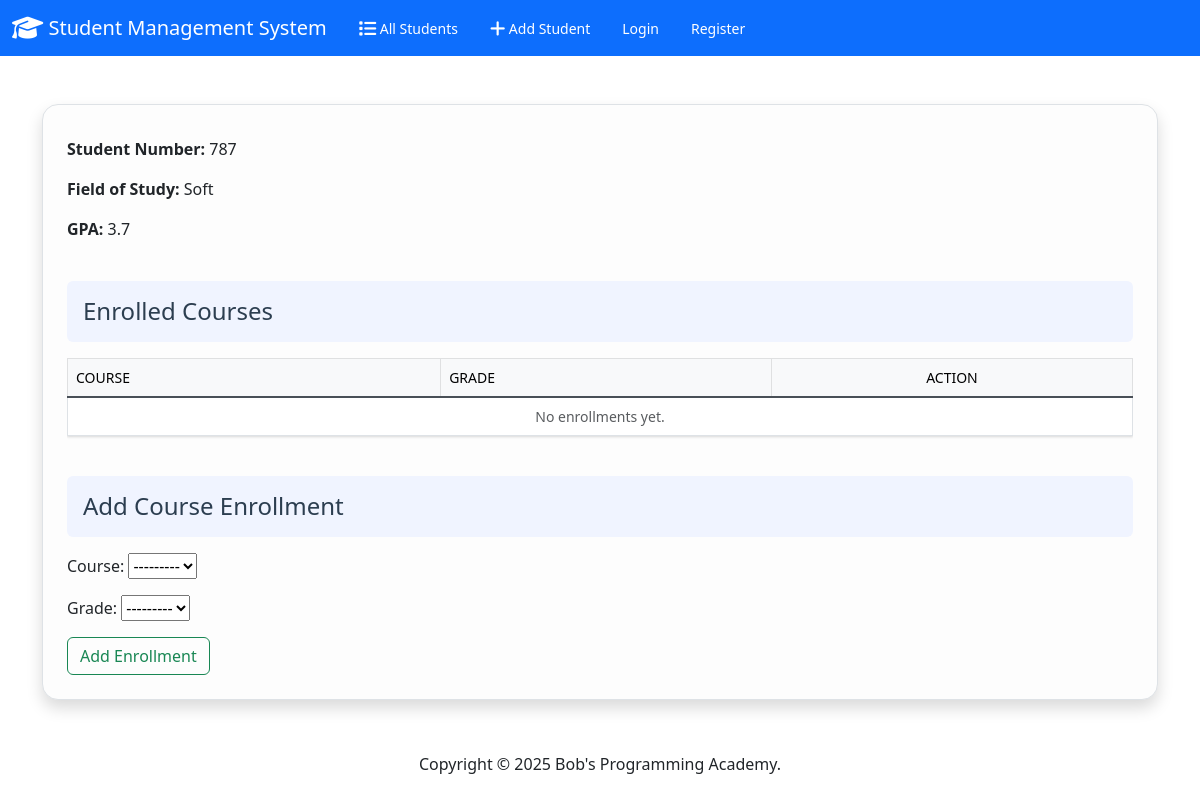
Page /student/2/ on the earlier database version.
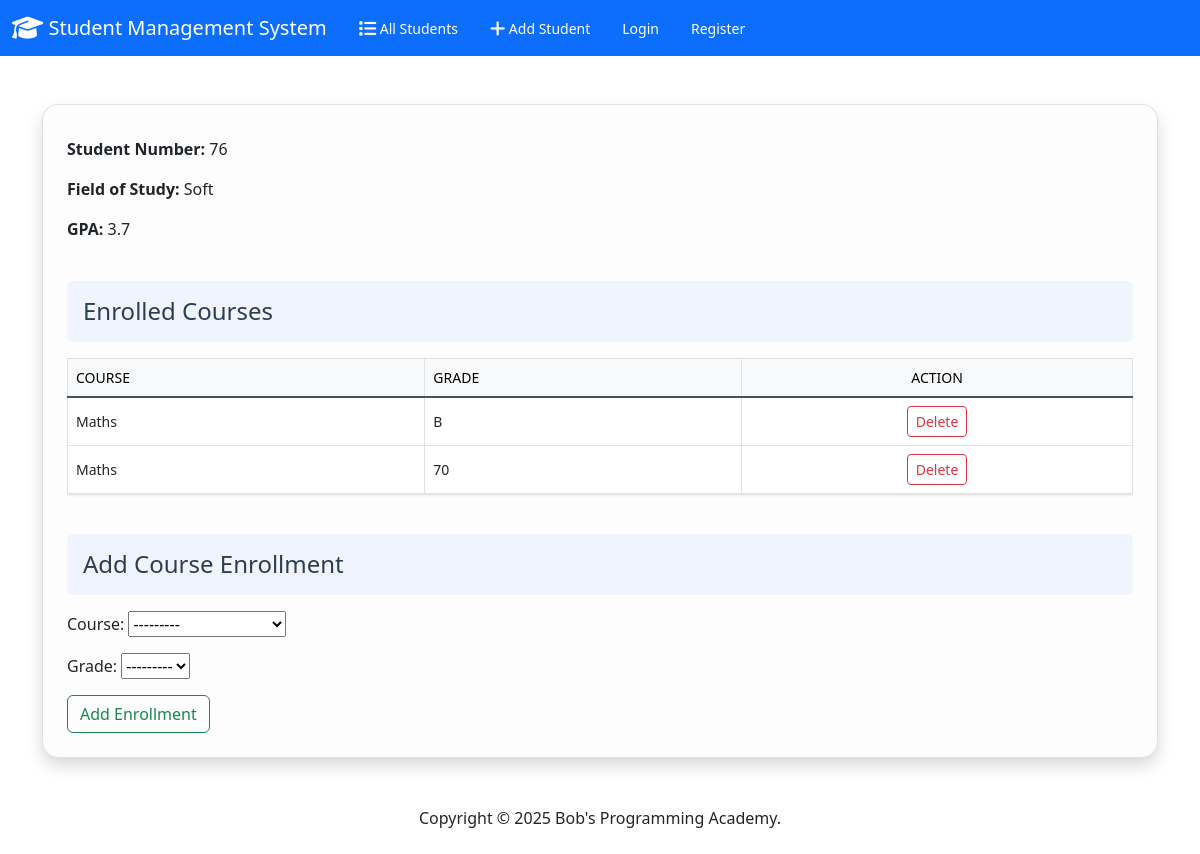
Same page on the later database version.
### students/models.py (models this page shows, shortened)
class Student(models.Model):
    user = models.OneToOneField(CustomUser, on_delete=models.CASCADE, related_name='student')
    student_number = models.CharField(max_length=20, unique=True)
    field_of_study = models.CharField(max_length=100)
    gpa = models.FloatField()

class Enrollment(models.Model):
    GRADE_CHOICES = [
        ('A', 'A'),
        ('B', 'B'),
        ('C', 'C'),
        ('D', 'D'),
        ('F', 'F'),
    ]
    student = models.ForeignKey(Student, on_delete=models.CASCADE, related_name="enrollments")
    course = models.ForeignKey(Course, on_delete=models.CASCADE)
    grade = models.CharField(max_length=2, choices=GRADE_CHOICES)

class Course(models.Model):
    name = models.CharField(max_length=100)
    code = models.CharField(max_length=10)
    def __str__(self):
        return f"{self.name} ({self.code})"

### students/views.py (the view)
# urls.py: path('student/<int:student_id>/', views.student_detail, name='student_detail'),
def student_detail(request, student_id):
    student = get_object_or_404(Student, id=student_id)
    enrollments = Enrollment.objects.filter(student=student).select_related('course')
    form = EnrollmentForm()
    return render(request, 'students/student_detail.html', {
        'student': student,
        'enrollments': enrollments,
        'form': form,
    })

### students/forms.py
class EnrollmentForm(forms.ModelForm):
    class Meta:
        model = Enrollment
        fields = ['course', 'grade']

### students/templates/students/student_detail.html (shortened to what this page needs)
{% extends "students/base.html" %}
{% block body %}
<link href="https://cdn.jsdelivr.net/npm/bootstrap@5.3.0/dist/css/bootstrap.min.css" rel="stylesheet">
<link href="https://cdnjs.cloudflare.com/ajax/libs/font-awesome/6.4.0/css/all.min.css" rel="stylesheet">
<div class="container my-5">
  <div class="card soft-card shadow p-4">
    <div class="mb-4">
      <p><strong>Student Number:</strong> {{ student.student_number }}</p>
      <p><strong>Field of Study:</strong> {{ student.field_of_study }}</p>
      <p><strong>GPA:</strong> {{ student.gpa }}</p>
    </div>
    <div class="mb-4">
      <div class="soft-header p-3 rounded">
        <h4 class="mb-0">Enrolled Courses</h4>
      </div>
      <div class="table-responsive mt-3">
        <table class="table table-bordered table-hover align-middle">
          <thead class="table-light">
            <tr>
              <th>Course</th>
              <th>Grade</th>
              <th class="text-center">Action</th>
            </tr>
          </thead>
          <tbody>
            {% for e in enrollments %}
            <tr>
              <td>{{ e.course.name }}</td>
              <td>{{ e.grade }}</td>
              <td class="text-center">
                <a href="{% url 'delete_enrollment' e.id %}" class="btn btn-outline-danger btn-sm">
                  Delete
                </a>
              </td>
            </tr>
            {% empty %}
            <tr>
              <td colspan="3" class="text-center text-muted">No enrollments yet.</td>
            </tr>
            {% endfor %}
          </tbody>
        </table>
      </div>
    </div>
    <div>
      <div class="soft-header p-3 rounded">
        <h4 class="mb-0">Add Course Enrollment</h4>
      </div>
      <div class="mt-3">
        <form method="post" action="{% url 'add_enrollment' student.id %}">
          <div class="mb-3">
            {{ form.as_p }}
          </div>
          <button type="submit" class="btn btn-outline-success">Add Enrollment</button>
        </form>
      </div>
    </div>
  </div>
</div>
{% endblock %}

Differences in the rows shown:
changed Student "Soft": student_number "787" → "76"
added Enrollment: course.name "Maths", grade "B"
added Enrollment: course.name "Maths", grade "70"
Other differences:
text no longer shown: "No enrollments yet."
